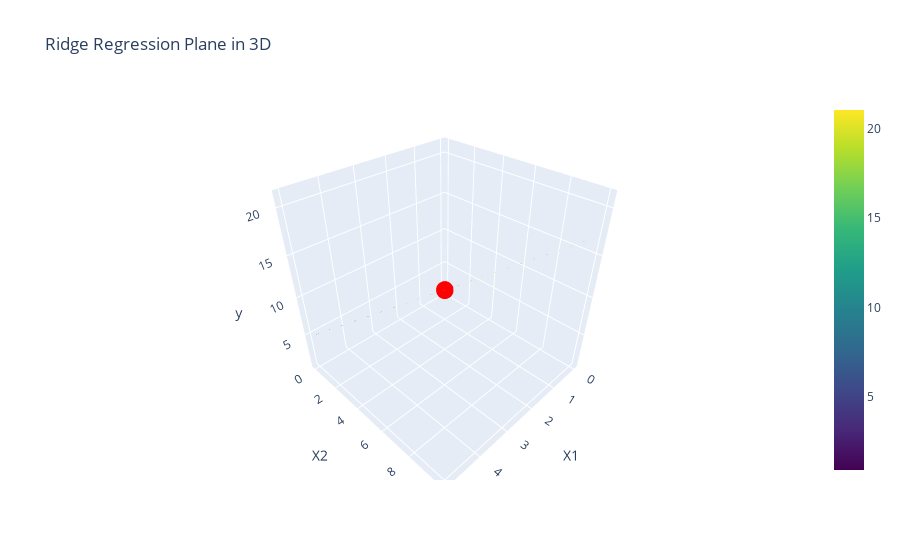

Here is the notebook cell this chart was saved with:
### Code cell
import numpy as np
import plotly.graph_objects as go

# Sample data
X = np.array([[1,2],[2,4],[3,6],[4,8]])
y = np.array([5,9,13,17])

# Add intercept column
X_with_intercept = np.hstack([np.ones((X.shape[0],1)), X])

# Ridge regression coefficients
lambda_ridge = 0.1
I = np.eye(X_with_intercept.shape[1])
beta_ridge = np.linalg.inv(X_with_intercept.T @ X_with_intercept + lambda_ridge * I) @ X_with_intercept.T @ y

print("Ridge coefficients:", beta_ridge)

# Create a grid for plotting the regression plane
x1_range = np.linspace(0,5,20)
x2_range = np.linspace(0,10,20)   # broader than 2*x1_range so it's general
x1_mesh, x2_mesh = np.meshgrid(x1_range, x2_range)

# Predicted values on the grid
y_mesh = beta_ridge[0] + beta_ridge[1]*x1_mesh + beta_ridge[2]*x2_mesh

# Create 3D plot
fig = go.Figure()

# Scatter plot of original data
fig.add_trace(go.Scatter3d(
    x=X[:,0], y=X[:,1], z=y,
    mode='markers',
    marker=dict(size=6, color='red'),
    name='Data points'
))

# Regression plane
fig.add_trace(go.Surface(
    x=x1_mesh, y=x2_mesh, z=y_mesh,
    colorscale='Viridis',
    opacity=0.6,
    name='Ridge plane'
))

# Labels
fig.update_layout(
    scene=dict(
        xaxis_title='X1',
        yaxis_title='X2',
        zaxis_title='y'
    ),
    title="Ridge Regression Plane in 3D"
)

fig.show()

### Figure 1 — Plotly figure (JSON) as saved in the notebook; plotly's stock layout.template omitted (floating-point values rounded to 4 significant figures; data arrays with more than 128 entries replaced by an {"elided": "..."} marker saying what was removed)
{"data": [{"marker": {"color": "red", "size": 6}, "mode": "markers", "name": "Data points", "type": "scatter3d", "x": [1, 2, 3, 4], "y": [2, 4, 6, 8], "z": [5, 9, 13, 17]}, {"colorscale": [[0, "#440154"], [0.1111, "#482878"], [0.2222, "#3e4989"], [0.3333, "#31688e"], [0.4444, "#26828e"], [0.5556, "#1f9e89"], [0.6667, "#35b779"], [0.7778, "#6ece58"], [0.8889, "#b5de2b"], [1, "#fde725"]], "name": "Ridge plane", "opacity": 0.6, "type": "surface", "x": {"elided": "20x20 float values"}, "y": {"elided": "20x20 float values"}, "z": {"elided": "20x20 float values"}}], "layout": {"scene": {"xaxis": {"title": {"text": "X1"}}, "yaxis": {"title": {"text": "X2"}}, "zaxis": {"title": {"text": "y"}}}, "title": {"text": "Ridge Regression Plane in 3D"}}}
